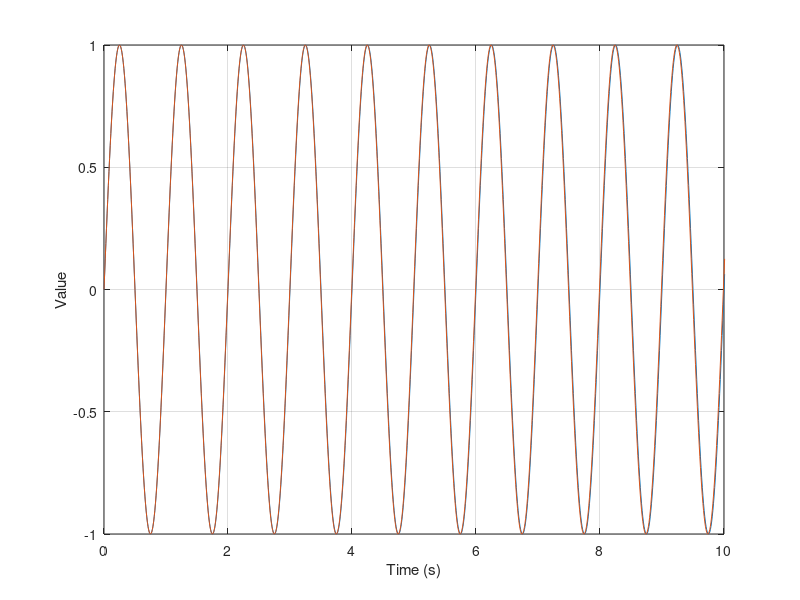
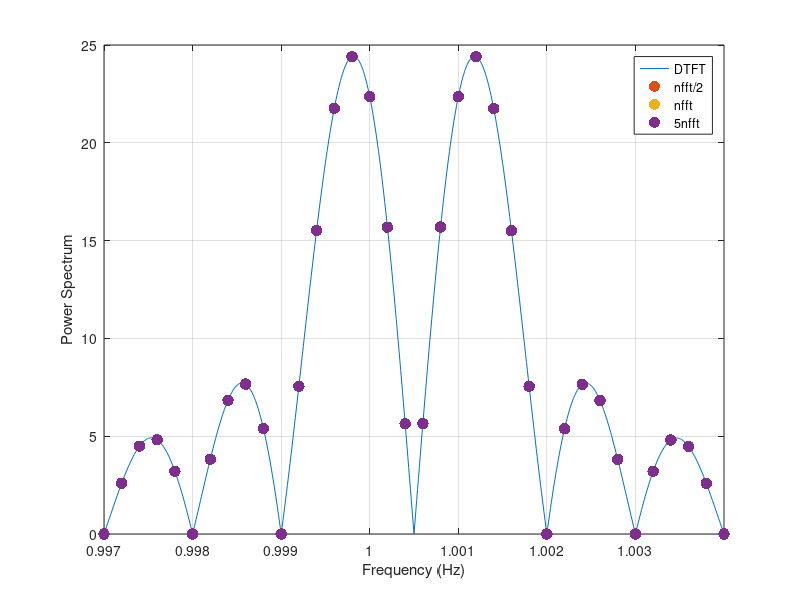

Write MATLAB code to recreate these figures, in order.
% 观察不同频率采样引起的栅栏效应：
%    测试采用周期图法，通过设定不同频点数进行对比。

% XiaoCY 2020-10-21

%%
clear;clc
close all

%% 构造单频信号
fs = 100;
fsig1 = 1;
fsig2 = 1.001;
T = 1000;
N = T*fs;

t = (0:N-1)'/fs;
x1 = sin(2*pi*fsig1*t);
x2 = sin(2*pi*fsig2*t);
x = x1+x2;

figure('Name','Sine')
plot(t,x1)
hold on
grid on
plot(t,x2)
xlabel('Time (s)')
ylabel('Value')
xlim([0 10])

%% 不同频率点计算PSD
win = rectwin(N);
df = 0.003;

figure('Name','PSD')
[pxx,f] = periodogram(x,win,N*100,fs,'onesided');
plot(f,sqrt(pxx),'DisplayName','DTFT')
hold on
grid on
legend
xlim([fsig1-df fsig2+df])
xlabel('Frequency (Hz)')
ylabel('Power Spectrum')

%%
markersize = 25;
[pxx,f] = periodogram(x,win,N/2,fs,'onesided');
plot(f,sqrt(pxx),'DisplayName','nfft/2',...
    'Marker','.','MarkerSize',markersize,'LineStyle','none')
legend

%%
[pxx,f] = periodogram(x,win,N,fs,'onesided');
plot(f,sqrt(pxx),'DisplayName','nfft',...
    'Marker','.','MarkerSize',markersize,'LineStyle','none')
legend

%%
[pxx,f] = periodogram(x,win,N*5,fs,'onesided');
plot(f,sqrt(pxx),'DisplayName','5nfft',...
    'Marker','.','MarkerSize',markersize,'LineStyle','none')
legend
